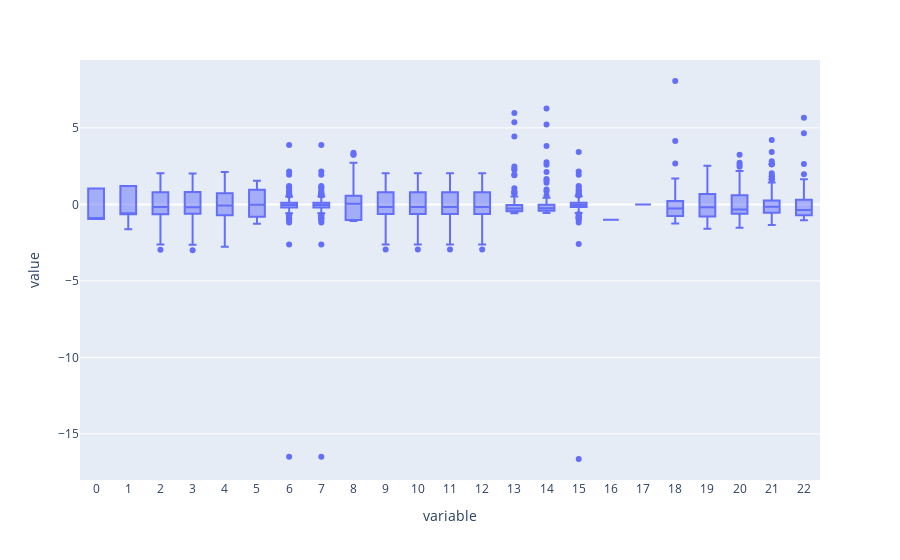

The cell this chart's notebook holds for it:
### Code cell
px.box(X_test)

### Figure 1 — Plotly figure (JSON) as saved in the notebook; plotly's stock layout.template omitted (floating-point values rounded to 4 significant figures; data arrays with more than 128 entries replaced by an {"elided": "..."} marker saying what was removed)
{"data": [{"alignmentgroup": "True", "hovertemplate": "variable=%{x}<br>value=%{y}<extra></extra>", "legendgroup": "", "marker": {"color": "#636efa"}, "name": "", "notched": false, "offsetgroup": "", "orientation": "v", "showlegend": false, "type": "box", "x": {"elided": "3289 str values"}, "x0": " ", "xaxis": "x", "y": {"elided": "3289 float values"}, "y0": " ", "yaxis": "y"}], "layout": {"boxmode": "group", "legend": {"tracegroupgap": 0}, "margin": {"t": 60}, "xaxis": {"anchor": "y", "domain": [0, 1], "title": {"text": "variable"}}, "yaxis": {"anchor": "x", "domain": [0, 1], "title": {"text": "value"}}}}
